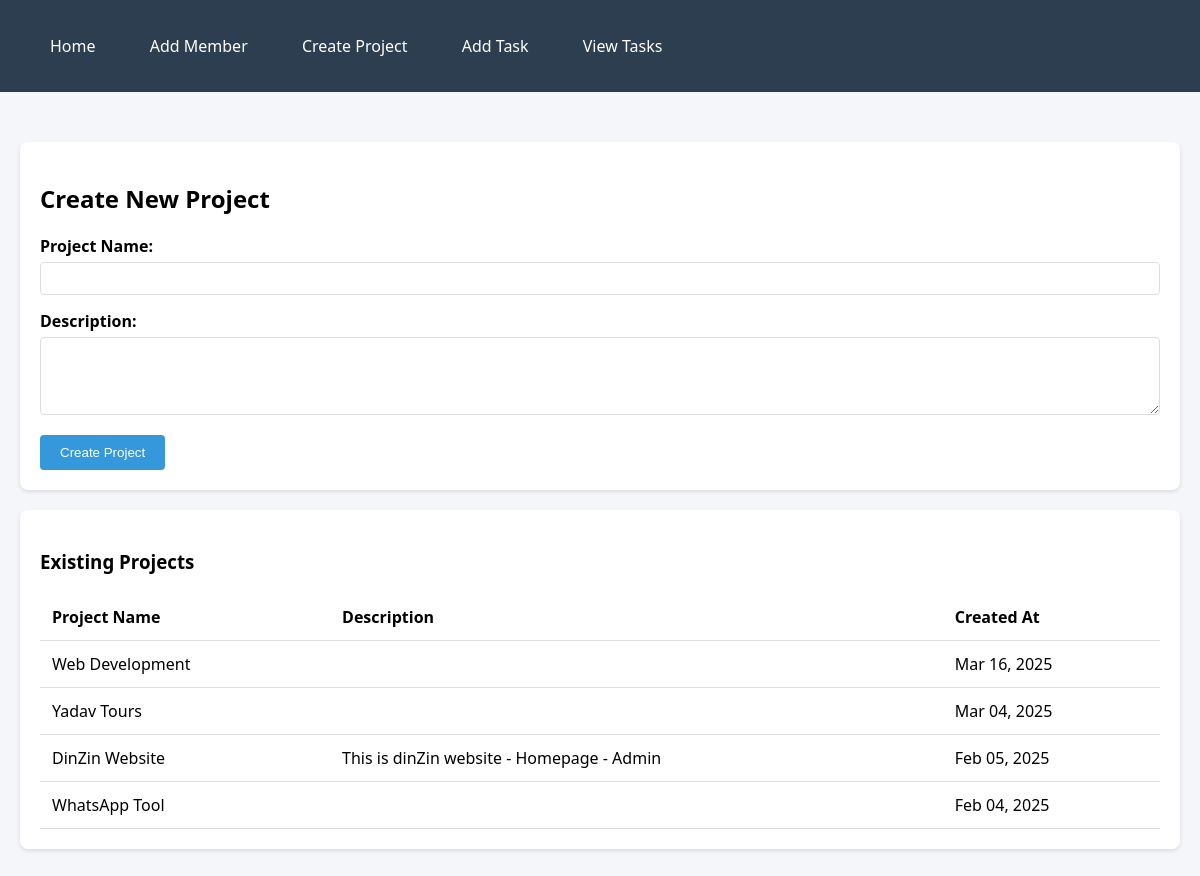
/admin/projects/create_project.php, run on the app's committed database.
### tables this page shows
CREATE TABLE `projects` (
  `id` int(11) NOT NULL,
  `name` varchar(100) NOT NULL,
  `description` text DEFAULT NULL,
  `created_at` timestamp NOT NULL DEFAULT current_timestamp(),
  `created_by` varchar(10) DEFAULT NULL
);

### admin/projects/create_project.php (the view, shortened to what this page needs)
<?php
include 'header.php';
include 'db.php';
$projects = $conn->query("SELECT * FROM projects ORDER BY created_at DESC")->fetchAll();
?>
<div class="card">
    <h2>Create New Project</h2>
    <form method="POST">
        <div class="form-group">
            <label>Project Name:</label>
            <input type="text" name="name" required>
        </div>
        <div class="form-group">
            <label>Description:</label>
            <textarea name="description" rows="4"></textarea>
        </div>
        <button type="submit">Create Project</button>
    </form>
</div>
<div class="card">
    <h3>Existing Projects</h3>
    <table class="task-list">
        <tr>
            <th>Project Name</th>
            <th>Description</th>
            <th>Created At</th>
        </tr>
        <?php foreach ($projects as $project): ?>
        <tr>
            <td><?= htmlspecialchars($project['name']) ?></td>
            <td><?= htmlspecialchars($project['description']) ?></td>
            <td><?= date('M d, Y', strtotime($project['created_at'])) ?></td>
        </tr>
        <?php endforeach; ?>
    </table>
</div>
<?php include 'footer.php'; ?>

### admin/projects/header.php (style rules this page uses)
:root { --primary: #2c3e50; --secondary: #3498db; --light: #ecf0f1; }
body { font-family: 'Segoe UI', Tahoma, Geneva, Verdana, sans-serif; margin: 0; padding: 0; background-color: #f5f6fa; }
.card { background: white; border-radius: 8px; padding: 20px; margin-bottom: 20px; box-shadow: 0 2px 4px rgba(0,0,0,0.1); }
.form-group { margin-bottom: 15px; }
label { display: block; margin-bottom: 5px; font-weight: 600; }
input, textarea, select { width: 100%; padding: 8px; border: 1px solid #ddd; border-radius: 4px; box-sizing: border-box; }
button { background-color: var(--secondary); color: white; border: none; padding: 10px 20px; border-radius: 4px; cursor: pointer; }
.task-list { width: 100%; border-collapse: collapse; margin-top: 20px; }
.task-list th, .task-list td { padding: 12px; text-align: left; border-bottom: 1px solid #ddd; }

### data on the page
projects: name "Web Development", created_at "Mar 16, 2025"
projects: name "Yadav Tours", created_at "Mar 04, 2025"
projects: name "DinZin Website", description "This is dinZin website - Homepage - Admin", created_at "Feb 05, 2025"
projects: name "WhatsApp Tool", created_at "Feb 04, 2025"
